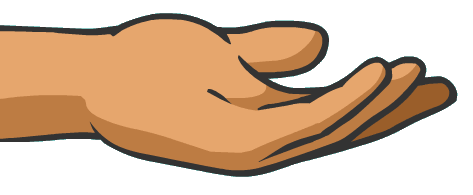
#> input picture bg_work/hand_src.png, 473 x 195 px; its folder holds only this picture in this run
$ python -i build_prep.py   (imports and definitions only)
#> lines starting #> are read from the running program, lines starting #| are printed output that depends on the picture; after the words box and inside, x2 and y2 are one past the last pixel; in counts of white or black regions, pixels touching at a corner belong together
#> further down, picture is the input picture: PIL image 473x195 RGB; mean R, G, B 215.9, 187, 161.1
"""Assemble the new prep_* set (25 furniture + 5 shadows) into bg_work/prep_final/ and write prep.json next to it.
Furniture: cut from white bg (enclosed white holes inside the object, e.g. between chair back bars, are made transparent too),
fitted into the legacy box (aspect kept, bottom aligned, same as under_zone checks). Shadows: soft elliptical contact shadow."""
import json, os, sys
import numpy as np
from PIL import Image, ImageFilter
from scipy import ndimage as ndi
sys.path.insert(0, os.path.dirname(os.path.abspath(__file__)))
from artlib import content
R = 'I:/GODOT/AI_Art/'
S = 'I:/GODOT/xwn/assets/legacy/images/'
OUT = R + 'bg_work/prep_final/'
# [2 lines not run here, left out]


def cut_holes(im, thresh=236, blur=1.0):
    """white (>=thresh) connected to the border -> transparent; also any enclosed white pocket larger than 40 px (real see-through holes)."""
#> called with thresh = 236, blur = 1
    im = im.convert('RGB')
    a = np.array(im)
    white = a.min(2) >= thresh
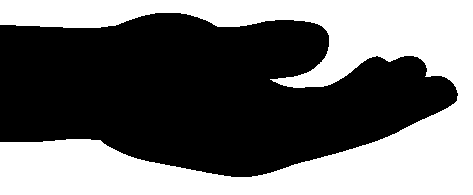
#> white: shape (195, 473) bool; 43.8% white; 1 white region, box (x1, y1, x2, y2) and area: (0, 0, 473, 195) 40407
    lab, n = ndi.label(white)
#> n = 1
    keep = np.zeros_like(white)
    border = set(lab[0, :]) | set(lab[-1, :]) | set(lab[:, 0]) | set(lab[:, -1])
#> border = 2 items
    sizes = ndi.sum(white, lab, range(1, n + 1))
#> sizes = [40407]
    for i in range(1, n + 1):
        if i in border or sizes[i - 1] >= 40:
            keep |= lab == i
    alpha = Image.fromarray(((~keep) * 255).astype('uint8')).filter(ImageFilter.GaussianBlur(blur))
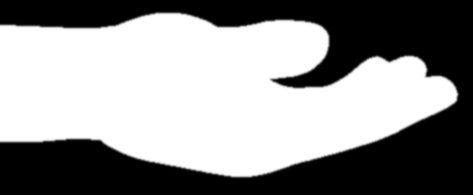
#> alpha: PIL image 473x195 L; min 0, max 255, mean 143.3
    o = im.convert('RGBA')
    o.putalpha(alpha)
    return o


def furniture(o, c):
    path = R + (f'output_api/longleg_sel/{o}.png' if c == 0 else f'output_api/longleg_col/{o}_c{c}_big.png')
    cut, _ = content(cut_holes(Image.open(path)))
    old = Image.open(S + f'prep_{o}{c}.png')
    k = min(old.width / cut.width, old.height / cut.height)
    nw, nh = round(cut.width * k), round(cut.height * k)
    out = Image.new('RGBA', old.size, (0, 0, 0, 0))
    out.alpha_composite(cut.resize((nw, nh), Image.LANCZOS), ((old.width - nw) // 2, old.height - nh))
    out.save(OUT + f'prep_{o}{c}.png', optimize=True)
    return cut.size, (nw, nh)


def shadow(o):
    old = Image.open(S + f'prep_{o}.png')
    w, h = old.size
    y, x = np.mgrid[0:h, 0:w]
    d = ((x - w / 2) / (w * .46)) ** 2 + ((y - h / 2) / (h * .40)) ** 2
    a = np.clip(1 - d, 0, 1) ** .8 * 90
    im = Image.new('RGBA', (w, h), (70, 110, 120, 0))
    im.putalpha(Image.fromarray(a.astype('uint8')).filter(ImageFilter.GaussianBlur(6)))
    im.save(OUT + f'prep_{o}.png', optimize=True)


# [6 lines not run here, left out]

>>> from PIL import Image
>>> picture = Image.open('../bg_work/hand_src.png')
>>> result = cut_holes(picture)

$ run again, on bg_work/hand_new_1.png
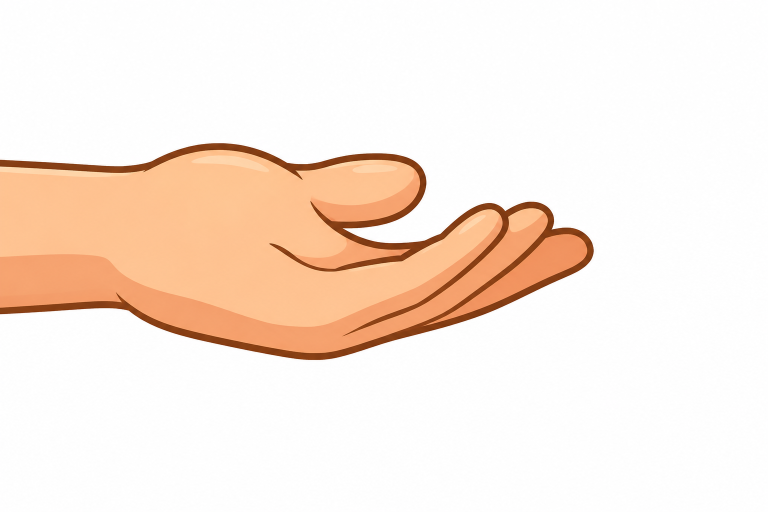
#> input picture bg_work/hand_new_1.png, 1536 x 1024 px (shown at 1/2 size)
#> picture is the input picture: PIL image 1536x1024 RGB; mean R, G, B 249.5, 234.2, 223.3
#> in cut_holes, `white = a.min(2) >= thresh`:
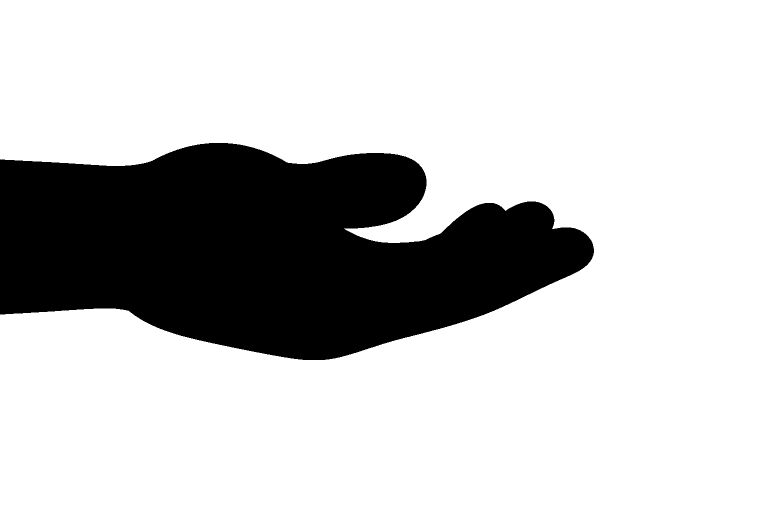
#> white: shape (1024, 1536) bool (shown at 1/2 size); 77.6% white; 1 black region, box (x1, y1, x2, y2) and area: (0, 286, 1188, 720) 352861
#> n = 1
#> border = 2 items
#> sizes = [1220003]
#> in cut_holes, `alpha = Image.fromarray(((~keep) * 255).astype('uint8')).filter(ImageF..`:
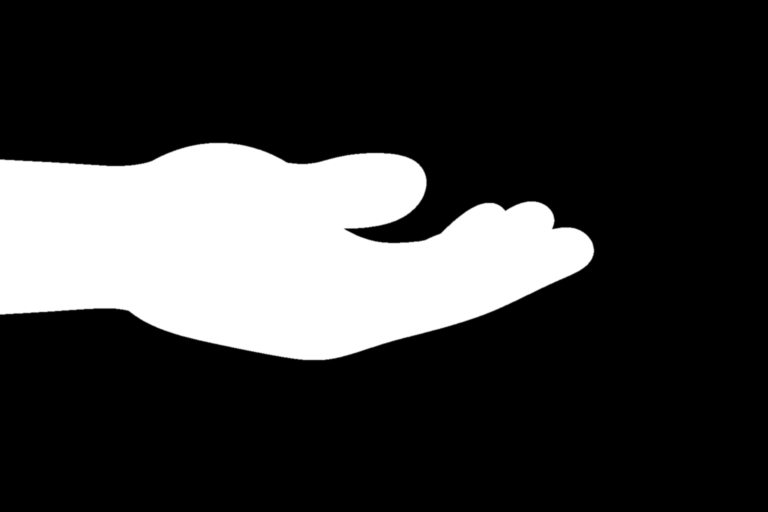
#> alpha: PIL image 1536x1024 L (shown at 1/2 size); min 0, max 255, mean 57.2
